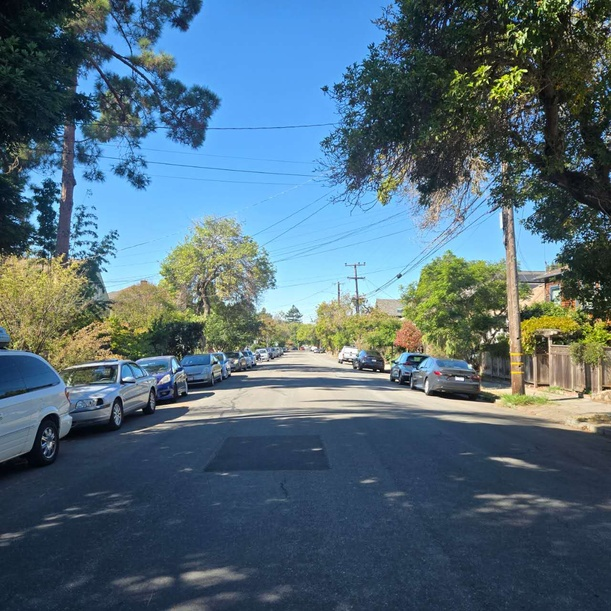
#> input picture project3B/assets/ParkerM.jpg, 611 x 611 px, shrunk from 1280 x 1280 before the run
$ python match_images.py
#> lines starting #> are read from the running program, lines starting #| are printed output that depends on the picture
### project3B/harris.py

import numpy as np
import matplotlib.pyplot as plt
from skimage.feature import corner_harris, peak_local_max
from skimage.io import imread
from skimage.color import rgb2gray
import os


def get_harris_corners(im, edge_discard=20, min_distance=5, threshold_rel=0.01):
    """
    This function takes a b&w image and an optional amount to discard
    on the edge (default is 5 pixels), and finds all harris corners
    in the image. Harris corners near the edge are discarded and the
    coordinates of the remaining corners are returned. A 2d array (h)
    containing the h value of every pixel is also returned.

    h is the same shape as the original image, im.
    coords is 2 x n (ys, xs).

    Parameters:
    - min_distance: Minimum number of pixels separating corners (helps reduce corner count)
    - threshold_rel: Minimum intensity threshold for corners (relative to max)
    """

    assert edge_discard >= 20

    # find harris corners
    h = corner_harris(im, method='eps', sigma=1)
    # Adjust these parameters to reduce the number of corners before ANMS
    coords = peak_local_max(h, min_distance=min_distance, threshold_rel=threshold_rel)

    # discard points on edge
    edge = edge_discard  # pixels
    mask = (coords[:, 0] > edge) & \
           (coords[:, 0] < im.shape[0] - edge) & \
           (coords[:, 1] > edge) & \
           (coords[:, 1] < im.shape[1] - edge)
    coords = coords[mask].T
    return h, coords


# [22 lines left out: function dist2, not called in this run]


def anms(corners, harris_values, num_points=500, c_robust=0.9):
    """
    Adaptive Non-Maximal Suppression

    Parameters:
    - corners: 2 x n array of corner coordinates (ys, xs)
    - harris_values: 2D array of harris corner response values
    - num_points: Number of corners to select
    - c_robust: Robustness constant (default 0.9)

    Returns:
    - selected_corners: 2 x num_points array of selected corners
    """
    # Get harris values for each corner
    corner_strengths = harris_values[corners[0, :], corners[1, :]]

    # Convert corners to n x 2 for distance calculation
    corners_transposed = corners.T  # n x 2 (y, x)

    n = corners_transposed.shape[0]

    # Calculate radius for each point
    radii = np.inf * np.ones(n)

    print(f"Computing suppression radii for {n} corners...")

    # For each corner i
    for i in range(n):
        # Find all corners j where f(xi) < c_robust * f(xj)
        # This is equivalent to: f(xj) > f(xi) / c_robust
        # Meaning: neighbor must be significantly stronger (> 1.11x for c_robust=0.9)
        stronger_mask = corner_strengths > corner_strengths[i] / c_robust

        if np.any(stronger_mask):
            # Get corners that are stronger
            stronger_corners = corners_transposed[stronger_mask]

            # Compute distances to all stronger corners
            distances = np.sqrt(np.sum((stronger_corners - corners_transposed[i])**2, axis=1))

            # Minimum distance to any stronger corner
            radii[i] = np.min(distances)

    # Select top num_points corners with largest radii
    if n > num_points:
        # Get indices of corners with largest radii
        selected_indices = np.argsort(radii)[-num_points:]
    else:
        selected_indices = np.arange(n)

    selected_corners = corners[:, selected_indices]

    return selected_corners


def match_features(descriptors1, descriptors2, corners1, corners2, ratio_threshold=0.5):
    """
    Match features between two images using Lowe's ratio test.

    Parameters:
    - descriptors1: n1 x 64 array of descriptors from image 1
    - descriptors2: n2 x 64 array of descriptors from image 2
    - corners1: 2 x n1 array of corner locations in image 1
    - corners2: 2 x n2 array of corner locations in image 2
    - ratio_threshold: Threshold for Lowe's ratio test (default 0.5)

    Returns:
    - matches: List of tuples (idx1, idx2) where idx1 is index in image1 and idx2 in image2
    - match_distances: List of matching distances (e1-NN)
    """
    matches = []
    match_distances = []

    print(f"Matching {descriptors1.shape[0]} features from image 1 with {descriptors2.shape[0]} features from image 2...")

    # For each feature in image 1, find matches in image 2
    for i in range(descriptors1.shape[0]):
        # Compute Euclidean distances to all features in image 2
        distances = np.sqrt(np.sum((descriptors2 - descriptors1[i])**2, axis=1))

        # Sort to get nearest neighbors
        sorted_indices = np.argsort(distances)

        if len(sorted_indices) < 2:
            continue

        # Get 1-NN and 2-NN distances
        e1_nn = distances[sorted_indices[0]]
        e2_nn = distances[sorted_indices[1]]

        # Lowe's ratio test
        if e2_nn > 0 and (e1_nn / e2_nn) < ratio_threshold:
            matches.append((i, sorted_indices[0]))
            match_distances.append(e1_nn)

    print(f"Found {len(matches)} matches using ratio threshold {ratio_threshold}")

    return matches, match_distances


def visualize_matches(img1, img2, corners1, corners2, matches, output_path='assets/feature_matches.jpg'):
    """
    Visualize feature matches between two images.

    Parameters:
    - img1, img2: The two images
    - corners1, corners2: Corner locations in both images
    - matches: List of tuples (idx1, idx2)
    - output_path: Path to save visualization
    """
    # Create side-by-side image
    h1, w1 = img1.shape[:2]
    h2, w2 = img2.shape[:2]
    h = max(h1, h2)
    w = w1 + w2

    # Create output image
    if len(img1.shape) == 3:
        vis_img = np.zeros((h, w, 3), dtype=np.uint8)
        vis_img[:h1, :w1] = img1
        vis_img[:h2, w1:w1+w2] = img2
    else:
        vis_img = np.zeros((h, w), dtype=np.uint8)
        vis_img[:h1, :w1] = (img1 * 255).astype(np.uint8)
        vis_img[:h2, w1:w1+w2] = (img2 * 255).astype(np.uint8)
        vis_img = np.stack([vis_img, vis_img, vis_img], axis=2)

    # Draw matches
    fig, ax = plt.subplots(figsize=(20, 10))
    ax.imshow(vis_img)

    # Draw lines for each match
    np.random.seed(42)  # For consistent colors
    for idx1, idx2 in matches:
        y1, x1 = corners1[0, idx1], corners1[1, idx1]
        y2, x2 = corners2[0, idx2], corners2[1, idx2]

        # Offset x2 by width of first image
        x2_offset = x2 + w1

        # Random color for each match
        color = plt.cm.hsv(np.random.rand())

        # Draw line - thicker and more visible
        ax.plot([x1, x2_offset], [y1, y2], 'r-', linewidth=2.0, alpha=0.7)

        # Draw keypoints - larger
        ax.plot(x1, y1, 'go', markersize=6)
        ax.plot(x2_offset, y2, 'go', markersize=6)

    ax.set_title(f'Feature Matches ({len(matches)} matches)', fontsize=16)
    ax.axis('off')

    plt.tight_layout()
    plt.savefig(output_path, dpi=150, bbox_inches='tight')
    print(f"Saved: {output_path}")
    plt.close()

    # Also create a version with fewer matches for clarity
    if len(matches) > 50:
        # Select subset of matches evenly spaced
        subset_indices = np.linspace(0, len(matches) - 1, 50, dtype=int)
        subset_matches = [matches[i] for i in subset_indices]

        fig, ax = plt.subplots(figsize=(20, 10))
        ax.imshow(vis_img)

        for idx, (idx1, idx2) in enumerate(subset_matches):
            y1, x1 = corners1[0, idx1], corners1[1, idx1]
            y2, x2 = corners2[0, idx2], corners2[1, idx2]

            x2_offset = x2 + w1

            # Use distinct colors
            color = plt.cm.tab20(idx % 20)

            ax.plot([x1, x2_offset], [y1, y2], color=color, linewidth=2.5, alpha=0.8)
            ax.plot(x1, y1, 'ro', markersize=7)
            ax.plot(x2_offset, y2, 'ro', markersize=7)

        ax.set_title(f'Feature Matches (50 selected matches shown for clarity)', fontsize=16)
        ax.axis('off')

        plt.tight_layout()
        output_path_subset = output_path.replace('.jpg', '_subset.jpg')
        plt.savefig(output_path_subset, dpi=150, bbox_inches='tight')
        print(f"Saved: {output_path_subset}")
        plt.close()


def extract_feature_descriptors(image, corners, window_size=40, descriptor_size=8, sample_spacing=5):
    """
    Extract feature descriptors from corners.

    Parameters:
    - image: Grayscale image
    - corners: 2 x n array of corner coordinates (ys, xs)
    - window_size: Size of the window to sample from (default 40x40)
    - descriptor_size: Size of the descriptor (default 8x8)
    - sample_spacing: Spacing between samples (default 5 pixels)

    Returns:
    - descriptors: n x (descriptor_size^2) array of feature descriptors
    - valid_corners: 2 x m array of corners with valid descriptors
    """
    n_corners = corners.shape[1]
    descriptor_dim = descriptor_size * descriptor_size
    descriptors = []
    valid_corners_list = []

    # Calculate the half-size of the window we need
    half_window = (descriptor_size - 1) * sample_spacing // 2

    for i in range(n_corners):
        y, x = corners[0, i], corners[1, i]

        # Check if the window is fully within the image
        if (y - half_window < 0 or y + half_window >= image.shape[0] or
            x - half_window < 0 or x + half_window >= image.shape[1]):
            continue

        # Sample 8x8 descriptor from 40x40 window with spacing of 5 pixels
        descriptor = np.zeros((descriptor_size, descriptor_size))

        for dy in range(descriptor_size):
            for dx in range(descriptor_size):
                # Calculate sample position relative to center
                sample_y = int(y + (dy - descriptor_size // 2 + 0.5) * sample_spacing)
                sample_x = int(x + (dx - descriptor_size // 2 + 0.5) * sample_spacing)

                # Get pixel value
                descriptor[dy, dx] = image[sample_y, sample_x]

        # Bias/gain normalization: mean=0, std=1
        mean_val = np.mean(descriptor)
        std_val = np.std(descriptor)

        if std_val > 1e-6:  # Avoid division by zero
            descriptor = (descriptor - mean_val) / std_val
        else:
            descriptor = descriptor - mean_val

        # Flatten to 64-dimensional vector
        descriptors.append(descriptor.flatten())
        valid_corners_list.append([y, x])

    if len(descriptors) == 0:
        return np.array([]), corners[:, :0]

    descriptors = np.array(descriptors)
    valid_corners = np.array(valid_corners_list).T

    return descriptors, valid_corners


# [319 lines left out: functions visualize_feature_descriptors, compute_homography, ransac_homography, visualize_corners, main, not called in this run]


# [2 lines that do not run on import are left out]

### project3B/match_images.py
import numpy as np
import matplotlib.pyplot as plt
from skimage.io import imread
from skimage.color import rgb2gray
import os

# Import functions from harris.py
from harris import (
    get_harris_corners,
    anms,
    extract_feature_descriptors,
    match_features,
    visualize_matches
)


def process_image_pair(image1_path, image2_path, output_dir='assets', ratio_threshold=0.5):
    """
    Process a pair of images: detect corners, extract descriptors, and match features.

    Parameters:
    - image1_path: Path to first image
    - image2_path: Path to second image
    - output_dir: Directory to save outputs
    - ratio_threshold: Threshold for Lowe's ratio test
    """
    print(f"\n{'='*60}")
    print(f"Processing image pair:")
    print(f"  Image 1: {image1_path}")
    print(f"  Image 2: {image2_path}")
    print(f"{'='*60}\n")

    # Load images
    img1 = imread(image1_path)
    img2 = imread(image2_path)
    img1_gray = rgb2gray(img1)
    img2_gray = rgb2gray(img2)

    print(f"Image 1 shape: {img1.shape}")
    print(f"Image 2 shape: {img2.shape}")

    # Process Image 1
    print(f"\n--- Processing Image 1 ---")
    h1, corners1_harris = get_harris_corners(
        img1_gray,
        edge_discard=20,
        min_distance=5,
        threshold_rel=0.01
    )
    print(f"Harris corners in image 1: {corners1_harris.shape[1]}")

    corners1_anms = anms(corners1_harris, h1, num_points=500, c_robust=0.9)
    print(f"ANMS corners in image 1: {corners1_anms.shape[1]}")

    descriptors1, valid_corners1 = extract_feature_descriptors(
        img1_gray,
        corners1_anms,
        window_size=40,
        descriptor_size=8,
        sample_spacing=5
    )
    print(f"Descriptors extracted from image 1: {descriptors1.shape[0]}")

    # Process Image 2
    print(f"\n--- Processing Image 2 ---")
    h2, corners2_harris = get_harris_corners(
        img2_gray,
        edge_discard=20,
        min_distance=5,
        threshold_rel=0.01
    )
    print(f"Harris corners in image 2: {corners2_harris.shape[1]}")

    corners2_anms = anms(corners2_harris, h2, num_points=500, c_robust=0.9)
    print(f"ANMS corners in image 2: {corners2_anms.shape[1]}")

    descriptors2, valid_corners2 = extract_feature_descriptors(
        img2_gray,
        corners2_anms,
        window_size=40,
        descriptor_size=8,
        sample_spacing=5
    )
    print(f"Descriptors extracted from image 2: {descriptors2.shape[0]}")

    # Match features
    print(f"\n--- Matching Features ---")
    matches, match_distances = match_features(
        descriptors1,
        descriptors2,
        valid_corners1,
        valid_corners2,
        ratio_threshold=ratio_threshold
    )

    print(f"\nMatch statistics:")
    print(f"  Total matches: {len(matches)}")
    print(f"  Match rate: {len(matches) / descriptors1.shape[0] * 100:.1f}% of features in image 1")
    if len(match_distances) > 0:
        print(f"  Average matching distance: {np.mean(match_distances):.4f}")
        print(f"  Min/Max matching distance: {np.min(match_distances):.4f} / {np.max(match_distances):.4f}")

    # Visualize matches
    print(f"\n--- Visualizing Matches ---")
    base_name = f"{os.path.basename(image1_path).split('.')[0]}_{os.path.basename(image2_path).split('.')[0]}"
    output_path = os.path.join(output_dir, f'matches_{base_name}.jpg')

    visualize_matches(
        img1,
        img2,
        valid_corners1,
        valid_corners2,
        matches,
        output_path=output_path
    )

    print(f"\n{'='*60}")
    print(f"Completed processing image pair")
    print(f"{'='*60}\n")

    return matches, descriptors1, descriptors2, valid_corners1, valid_corners2


def main():
    # Create output directory
    output_dir = 'assets'
    os.makedirs(output_dir, exist_ok=True)

    # Process ParkerM and ParkerR
    print("\n" + "="*60)
    print("FEATURE MATCHING: ParkerM.jpg <-> ParkerR.jpg")
    print("="*60)

    matches, desc1, desc2, corners1, corners2 = process_image_pair(
        'assets/ParkerM.jpg',
        'assets/ParkerR.jpg',
        output_dir=output_dir,
        ratio_threshold=0.7  # Based on Figure 6b - more lenient for more matches
    )
#> in process_image_pair, img1 is the input picture: shape (611, 611, 3); mean R, G, B 81.4, 106, 120.4
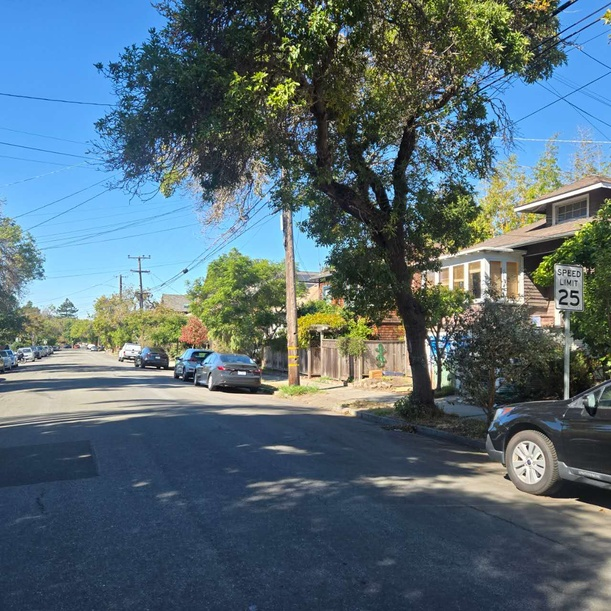
#> input picture project3B/assets/ParkerR.jpg, 611 x 611 px, shrunk from 1280 x 1280 before the run
#> in process_image_pair, img2 is the input picture: shape (611, 611, 3); mean R, G, B 86.7, 106.8, 116.3
#> in process_image_pair, `img1_gray = rgb2gray(img1)`:
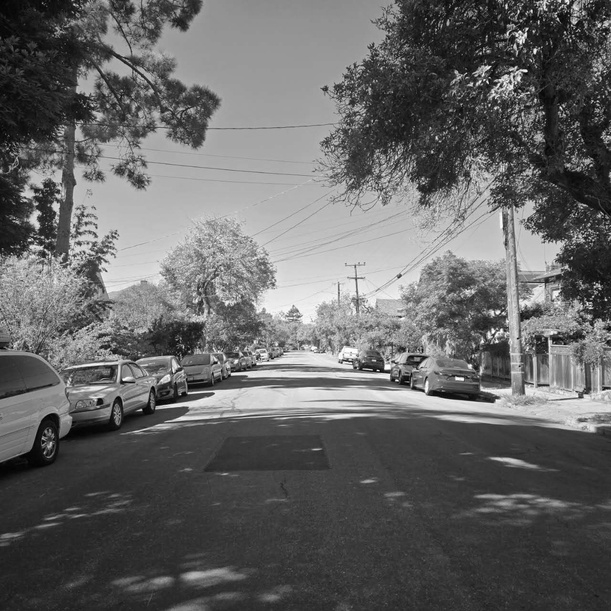
#> img1_gray: shape (611, 611) float64; min 0.0025, max 1, mean 0.399
#> in process_image_pair, `img2_gray = rgb2gray(img2)`:
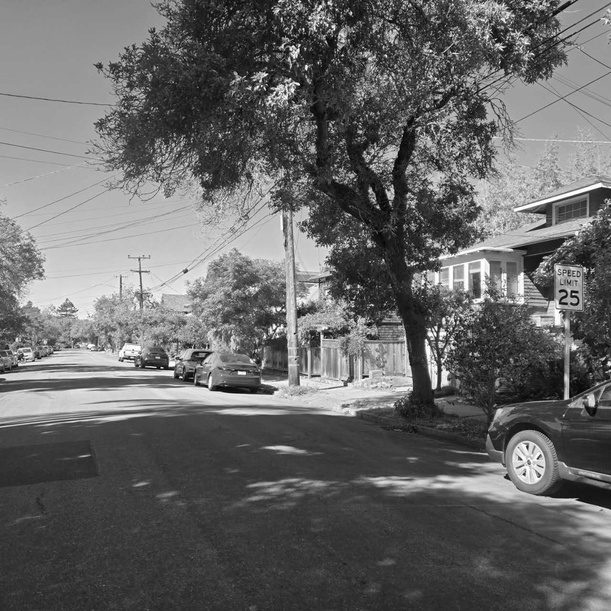
#> img2_gray: shape (611, 611) float64; min 0.00225, max 1, mean 0.405
#| Image 1 shape: (611, 611, 3)
#| Image 2 shape: (611, 611, 3)
#> in get_harris_corners, `h = corner_harris(im, method='eps', sigma=1)`:
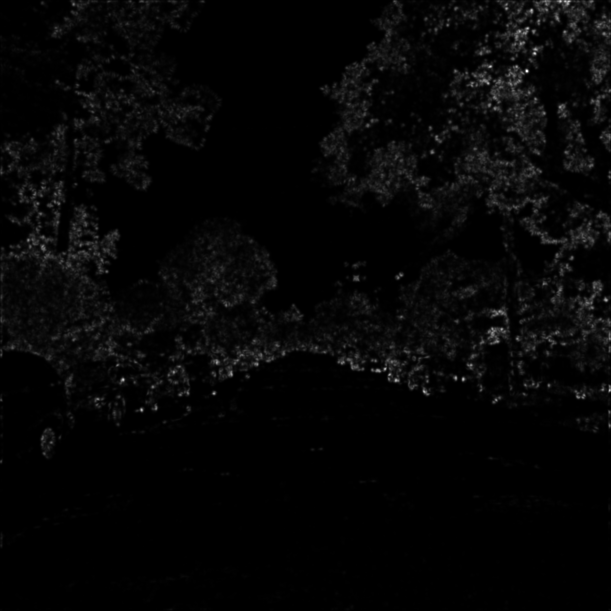
#> h: shape (611, 611) float64; min 0, max 2.78, mean 0.0689; drawn with min black and max white
#> in get_harris_corners, `coords = peak_local_max(h, min_distance=min_distance, threshold_rel=th..`: coords = 1093 pairs, first value 5 to 604, second value 8 to 604
#| Harris corners in image 1: 991
#> in anms, `corner_strengths = harris_values[corners[0, :], corners[1, :]]`: corner_strengths = 991 values, max 2.78 at index 0, min 0.0281 at index 990, mean 0.475
#> in anms, `corners_transposed = corners.T`: corners_transposed = 991 pairs, first value 21 to 590, second value 23 to 590
#> (printed output is left out)
#> the loop in anms, `for i in range(n):` made 991 passes
#> (stronger_corners, distances) on passes 2 to 8: ([[71, 526]], [19.7]), ([[71, 526]], [36.35]), ([[71, 526], [53, 534]], [507.2, 524.6]), ([[71, 526], [53, 534]], [43.01, 25.96]), ([[71, 526], [53, 534]], [335.9, 355.4]), ([[71, 526], [53, 534]], [314.4, 333.6]), ([[71, 526], [53, 534], [66, 490]], [512.3, 530.3, 489.3])
#> in anms, `selected_indices = np.argsort(radii)[-num_points:]`: selected_indices = 500 values, max 989 at index 306, min 0 at index 499, mean 423.3
#| ANMS corners in image 1: 500
#> the loop in extract_feature_descriptors, `for i in range(n_corners):` made 500 passes
#> (y, x) on passes 1 to 3: (93, 454), (453, 44), (344, 149)
#> after the loop in extract_feature_descriptors, `for i in range(n_corners):`: descriptors = 500 items; valid_corners_list = 500 pairs, first value 22 to 590, second value 24 to 590
#| Descriptors extracted from image 1: 500
#> call 2 of get_harris_corners, with edge_discard = 20, min_distance = 5, threshold_rel = 0.01
#> in get_harris_corners (call 2), `h = corner_harris(im, method='eps', sigma=1)`:
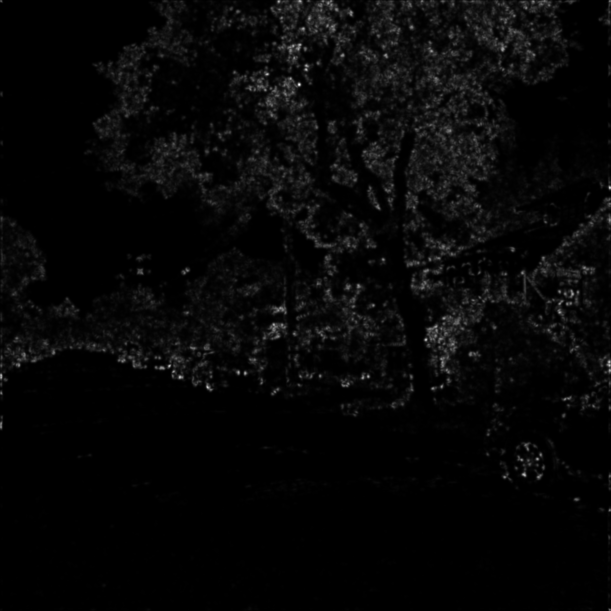
#> h: shape (611, 611) float64; min 0, max 2.98, mean 0.0865; drawn with min black and max white
#> in get_harris_corners (call 2), `coords = peak_local_max(h, min_distance=min_distance, threshold_rel=th..`: coords = 1148 pairs, first value 6 to 602, second value 8 to 605
#| Harris corners in image 2: 1074
#> (printed output is left out)
#> the loop in anms (call 2), `for i in range(n):` made 1074 passes
#> (stronger_corners, distances) on passes 2 to 9: ([[84, 299]], [316.7]), ([[84, 299]], [33.53]), ([[84, 299]], [309.6]), ([[84, 299]], [16.55]), ([[84, 299], [387, 207]], [450.2, 328.7]), ([[84, 299], [387, 207]], [316.6, 29.73]), ([[84, 299], [387, 207]], [284.4, 223.2]), ([[84, 299], [387, 207]], [241.4, 91.24])
#| ANMS corners in image 2: 500
#> the loop in extract_feature_descriptors (call 2), `for i in range(n_corners):` made 500 passes
#> (y, x) on passes 1 to 3: (386, 377), (63, 318), (489, 422)
#| Descriptors extracted from image 2: 500
#> (printed output is left out)
#| Found 38 matches using ratio threshold 0.7
#|   Total matches: 38
#|   Match rate: 7.6% of features in image 1
#|   Average matching distance: 4.0163
#|   Min/Max matching distance: 1.9681 / 5.9638
#> in visualize_matches, `vis_img[:h2, w1:w1+w2] = img2`:
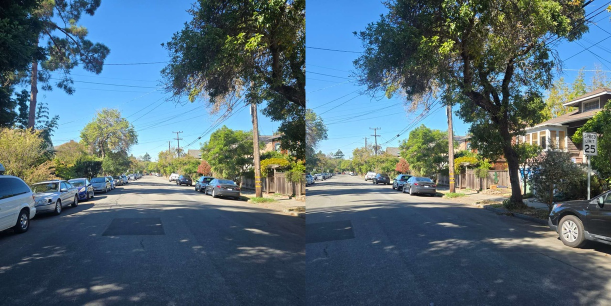
#> vis_img: shape (611, 1222, 3) (shown at 1/2 size); mean R, G, B 84.1, 106.4, 118.3
#> the loop in visualize_matches, `for idx1, idx2 in matches:` made 38 passes
#> (idx1, idx2) on passes 1 to 8: (16, 36), (18, 71), (46, 62), (57, 78), (63, 190), (76, 49), (94, 207), (141, 114)
#> in visualize_matches, `plt.savefig(output_path, dpi=150, bbox_inches='tight')`:
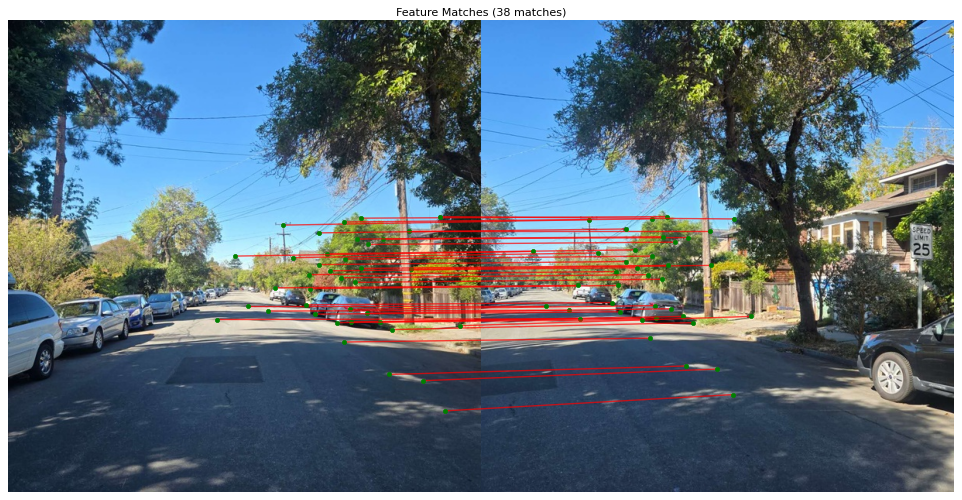
#> figure drawn by matplotlib, 1 panel

    print("\n" + "="*60)
    print("DONE! All results saved to assets/")
    print("="*60)


if __name__ == '__main__':
    main()
